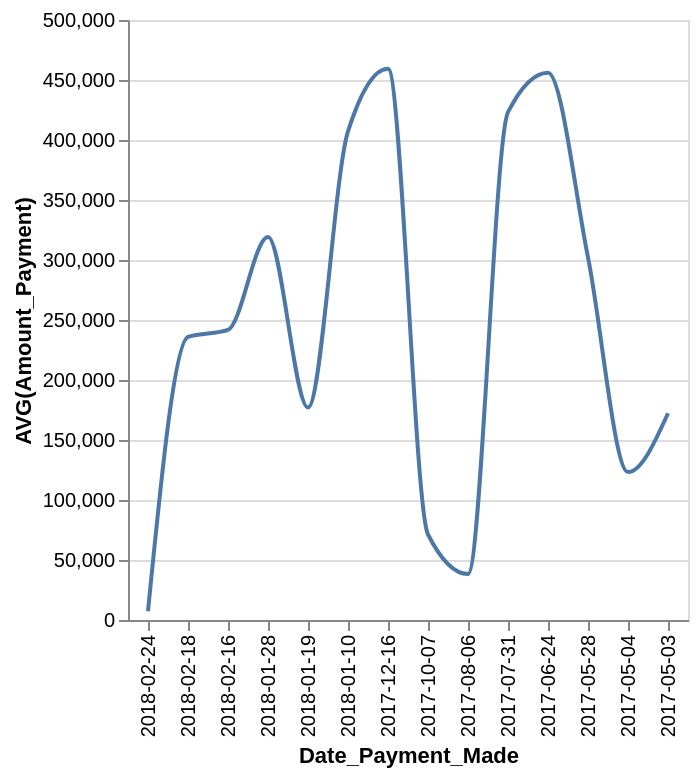

Source (Vega-Lite JSON):
### Vega-Lite specification from a JSON file in a GitHub repository (floating-point values rounded to 4 significant figures)
{"data": {"values": [{"x_data": "2017-05-03", "y_data": 172309}, {"x_data": "2017-05-04", "y_data": 123255}, {"x_data": "2017-05-28", "y_data": 302100.0}, {"x_data": "2017-06-24", "y_data": 456098}, {"x_data": "2017-07-31", "y_data": 423154}, {"x_data": "2017-08-06", "y_data": 38324}, {"x_data": "2017-10-07", "y_data": 71246}, {"x_data": "2017-12-16", "y_data": 459407}, {"x_data": "2018-01-10", "y_data": 407235}, {"x_data": "2018-01-19", "y_data": 177130}, {"x_data": "2018-01-28", "y_data": 319142}, {"x_data": "2018-02-16", "y_data": 241730}, {"x_data": "2018-02-18", "y_data": 235893}, {"x_data": "2018-02-24", "y_data": 7343}]}, "mark": {"type": "line", "interpolate": "monotone"}, "encoding": {"x": {"field": "x_data", "type": "nominal", "title": "Date_Payment_Made", "sort": "descending"}, "y": {"field": "y_data", "type": "quantitative", "title": "AVG(Amount_Payment)"}}}
